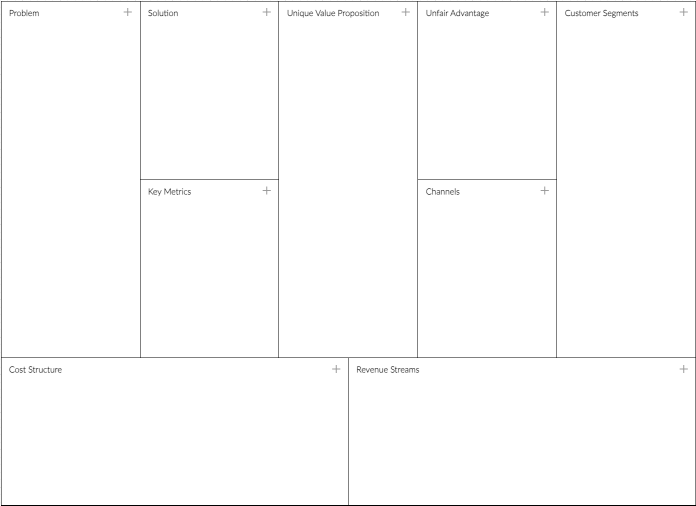
#> input picture images/lean_canvas_template.png, 1392 x 1011 px (shown at 1/2 size)
$ python draw.py
#> lines starting #> are read from the running program, lines starting #| are printed output that depends on the picture
from PIL import Image, ImageDraw, ImageFont

# Load the image
image_template_path = "../images/lean_canvas_template.png"
image_template = Image.open(image_template_path)
#> image_template is the input picture: PIL image 1392x1011 RGBA; mean R, G, B, A 252.7, 252.7, 252.7, 255
draw = ImageDraw.Draw(image_template)

# Choose a font and size
font_path = "../fonts/Montserrat-Black.otf"
font_size = 18
font = ImageFont.truetype(font_path, font_size)

# Define the coordinates for each box on the Lean Canvas (left, top, right, bottom)
small_box_height = 300
small_box_width = 245
large_box_width = 670
box_height_dist1 = 360

horiz_top_y1 = 40
horiz_top_y2 = horiz_top_y1 + box_height_dist1
horiz_bottom_y2 = 700
horiz_top_y3 = 760
horiz_bottom_y3 = 1000
vert_left_x1 = 15
vert_left_x2 = 290
vert_left_x3 = 570
vert_left_x4 = 710
vert_left_x5 = 850
vert_left_x6 = 1130

box_coords = {
    "Problem": (
        vert_left_x1,
        horiz_top_y1,
        vert_left_x1 + small_box_width,
        horiz_bottom_y2,
    ),
    "Solution": (
        vert_left_x2,
        horiz_top_y1,
        vert_left_x2 + small_box_width,
        horiz_top_y1 + small_box_height,
    ),
    "Key Metrics": (
        vert_left_x2,
        horiz_top_y2,
        vert_left_x2 + small_box_width,
        horiz_bottom_y2,
    ),
    "Unique Value Proposition": (
        vert_left_x3,
        horiz_top_y1,
        vert_left_x3 + small_box_width,
        horiz_bottom_y2,
    ),
    "Unfair Advantage": (
        vert_left_x5,
        horiz_top_y1,
        vert_left_x5 + small_box_width,
        horiz_top_y1 + small_box_height,
    ),
    "Channels": (
        vert_left_x5,
        horiz_top_y2,
        vert_left_x5 + small_box_width,
        horiz_bottom_y2,
    ),
    "Customer Segments": (
        vert_left_x6,
        horiz_top_y1,
        vert_left_x6 + small_box_width,
        horiz_bottom_y2,
    ),
    "Cost Structure": (
        vert_left_x1,
        horiz_top_y3,
        vert_left_x1 + large_box_width,
        horiz_bottom_y3,
    ),
    "Revenue Streams": (
        vert_left_x4,
        horiz_top_y3,
        vert_left_x6 + small_box_width,
        horiz_bottom_y3,
    ),
}

filler_text = (
    """
Lorem Ipsum is simply dummy text of the printing and typesetting industry.
Lorem Ipsum has been the industry's standard dummy text ever since the 1500s,
when an unknown printer took a galley of type and scrambled it to make a type
specimen book. It has survived not only five centuries, but also the leap into
electronic typesetting, remaining essentially unchanged. It was popularised in
the 1960s with the release of Letraset sheets containing Lorem Ipsum passages,
and more recently with desktop publishing software like Aldus PageMaker including
versions of Lorem Ipsum.
"""
    * 2
)

# Define the text content for each box
box_texts = {
    "Problem": f"Describe the problem ... {filler_text}",
    "Solution": f"Describe the solution ... {filler_text}",
    "Key Metrics": f"Describe the key metrics ... {filler_text}",
    "Unique Value Proposition": f"Describe the unique value proposition ... {filler_text}",
    "Unfair Advantage": f"Describe the unfair advantage ... {filler_text}",
    "Channels": f"Describe the channels ... {filler_text}",
    "Customer Segments": f"Describe the Customer Segments ... {filler_text}",
    "Cost Structure": f"Describe the Cost Structure ... {filler_text}",
    "Revenue Streams": f"Describe the Revenue Streams ... {filler_text}",
}


# Function to wrap and position text within a box
def draw_text_in_box(draw, text, box, font, line_spacing=4):
    x1, y1, x2, y2 = box
    box_width = x2 - x1

    # Split the text into words
    words = text.split()
    lines = []
    current_line = ""

    # Determine the height of a single line of text
    single_line_height = font.getbbox("Ay")[3]  # Use characters like 'Ay' that have both ascenders and descenders

    # Accumulate lines of text, breaking at words
    for word in words:
        # Add a space if not the first word in a line
        test_line = current_line + (" " if current_line else "") + word
        test_line_width = draw.textlength(test_line, font=font)
        # If the word fits, continue the line
        if test_line_width <= box_width:
            current_line = test_line
        else:
            # If the word doesn't fit, start a new line
            lines.append(current_line)
            current_line = word
    # Add the last line
    lines.append(current_line)

    # Draw the text line by line
    y_offset = y1
    for line in lines:
        if y_offset + single_line_height <= y2:
            # Left-align text by setting the x-coordinate to x1
            draw.text((x1, y_offset), line, fill=(0, 0, 0), font=font)
            y_offset += single_line_height + line_spacing  # Move down by the height of a line plus spacing
        else:
            break  # Stop if there is no vertical space for more lines


# Iterate over each box and draw the text
for box_name, text in box_texts.items():
    draw_text_in_box(draw, text, box_coords[box_name], font)

# Save or display the updated canvas image
updated_canvas_path = "../images/drawn_lean_canvas.png"
image_template.save(updated_canvas_path)
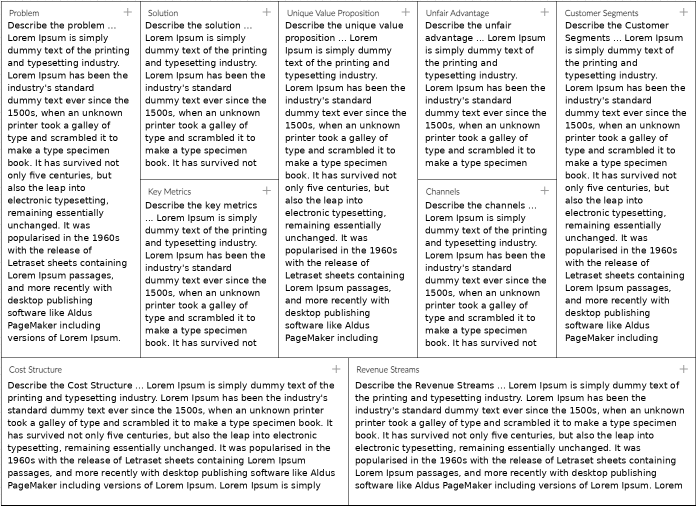
#> saved as drawn_lean_canvas.png: PIL image 1392x1011 RGBA (shown at 1/2 size); mean R, G, B, A 226.1, 226.1, 226.1, 255
image_template.show()
